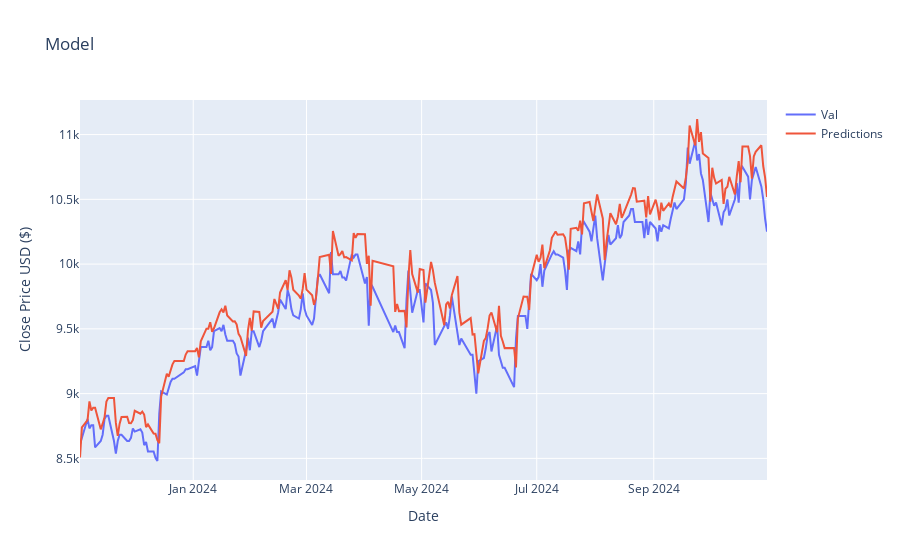

The cell this chart's notebook holds for it:
### Code cell
from plotly import graph_objs as go

fig = go.Figure()

fig.add_trace(go.Scatter(x=valid['date'], y=valid['Close'], mode='lines', name='Val'))
fig.add_trace(go.Scatter(x=valid['date'], y=valid['Predictions'], mode='lines', name='Predictions'))

fig.update_layout(title='Model',
                        xaxis_title='Date',
                        yaxis_title='Close Price USD ($)')
fig.show()

### Figure 1 — Plotly figure (JSON) as saved in the notebook; plotly's stock layout.template omitted (floating-point values rounded to 4 significant figures; data arrays with more than 128 entries replaced by an {"elided": "..."} marker saying what was removed)
{"data": [{"mode": "lines", "name": "Val", "type": "scatter", "x": {"elided": "238 str values"}, "y": {"elided": "238 float values"}}, {"mode": "lines", "name": "Predictions", "type": "scatter", "x": {"elided": "238 str values"}, "y": {"elided": "238 float values"}}], "layout": {"title": {"text": "Model"}, "xaxis": {"title": {"text": "Date"}}, "yaxis": {"title": {"text": "Close Price USD ($)"}}}}
